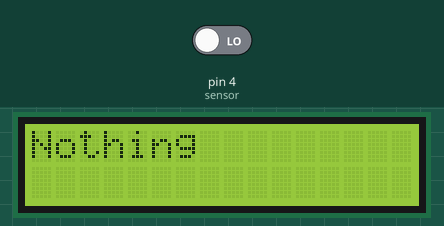
This sketch was run on a simulated Arduino Uno, built with avr-gcc and run on an emulated ATmega328P. Parts: 16×2 character LCD. The inputs (shaded band) are chosen by the test bench; at power-on: pin 4 (sensor) LOW.

Above: at 1.2 s.
1.3 s: pin 4 (sensor) driven HIGH
At 2.8 s:
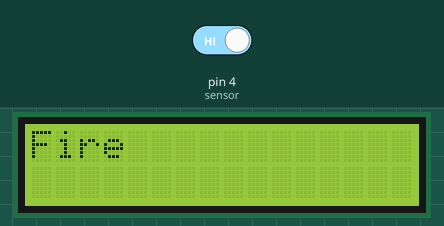
5.4 s: pin 4 (sensor) driven LOW
At 6.8 s:
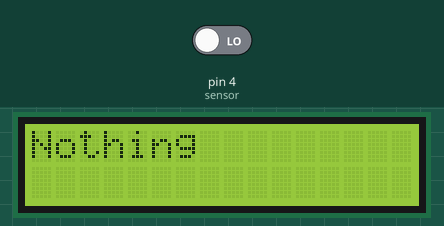
Timing chart, 0 to 8.4 s (numbered marks = the images above; inputs shaded):
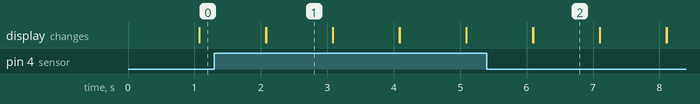

The sketch:

Firesensor.ino
```cpp
#include <LiquidCrystal.h> //lcd kütüphanesi eklendi


LiquidCrystal lcd{2,3,8,9,10,11}; //RS,E,D4,D5,D6,D7 pinledin verdik

int sensor = 4;

void setup() {
  lcd.begin(16,2); //lcd isimli ekranımızı başlattık
  lcd.clear(); //Ekranı başlangıçda temizliyoruz.

  pinMode(sensor, INPUT);
}

void loop() {
  lcd.home(); //imleci 0, 0 noktasına getirir
  int data = digitalRead(sensor);

  if(data == 1){
    lcd.print("Fire");
    delay(1000);
    lcd.clear();
  }
  else{
    lcd.print("Nothing");
    delay(1000);
    lcd.clear();
  }
}
```

Measured:
- after the input at 1.3 s, the display: first differs from a run without the input after 0.78 s (image 1)
- after the input at 5.4 s, the display: first differs from a run without the input after 0.70 s (image 2)
- what the display in image 1 shows lasts 1.0 s, from 2.1 s to 3.1 s
